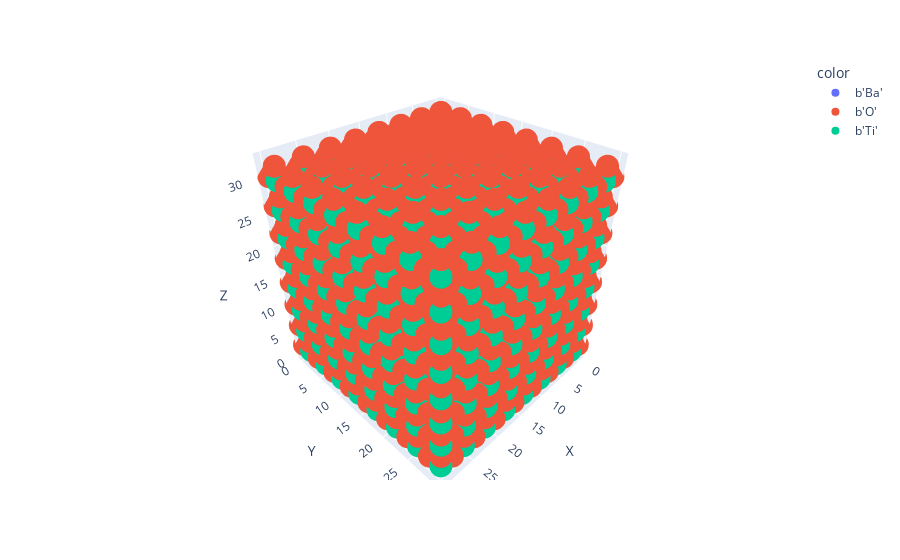

The code cell stored with this chart in its notebook:
### Code cell
draw_enlarged(cev)

### Figure 1 — Plotly figure (JSON) as saved in the notebook; plotly's stock layout.template omitted (floating-point values rounded to 4 significant figures; data arrays with more than 128 entries replaced by an {"elided": "..."} marker saying what was removed)
{"data": [{"hovertemplate": "color=b'Ba'<br>x=%{x}<br>y=%{y}<br>z=%{z}<extra></extra>", "legendgroup": "b'Ba'", "marker": {"color": "#636efa", "symbol": "circle"}, "mode": "markers", "name": "b'Ba'", "scene": "scene", "showlegend": true, "type": "scatter3d", "x": {"elided": "512 float values"}, "y": {"elided": "512 float values"}, "z": {"elided": "512 float values"}}, {"hovertemplate": "color=b'O'<br>x=%{x}<br>y=%{y}<br>z=%{z}<extra></extra>", "legendgroup": "b'O'", "marker": {"color": "#EF553B", "symbol": "circle"}, "mode": "markers", "name": "b'O'", "scene": "scene", "showlegend": true, "type": "scatter3d", "x": {"elided": "1536 float values"}, "y": {"elided": "1536 float values"}, "z": {"elided": "1536 float values"}}, {"hovertemplate": "color=b'Ti'<br>x=%{x}<br>y=%{y}<br>z=%{z}<extra></extra>", "legendgroup": "b'Ti'", "marker": {"color": "#00cc96", "symbol": "circle"}, "mode": "markers", "name": "b'Ti'", "scene": "scene", "showlegend": true, "type": "scatter3d", "x": {"elided": "512 float values"}, "y": {"elided": "512 float values"}, "z": {"elided": "512 float values"}}], "layout": {"legend": {"title": {"text": "color"}, "tracegroupgap": 0}, "margin": {"t": 60}, "scene": {"domain": {"x": [0, 1], "y": [0, 1]}, "xaxis": {"title": {"text": "X"}}, "yaxis": {"title": {"text": "Y"}}, "zaxis": {"title": {"text": "Z"}}}}}
